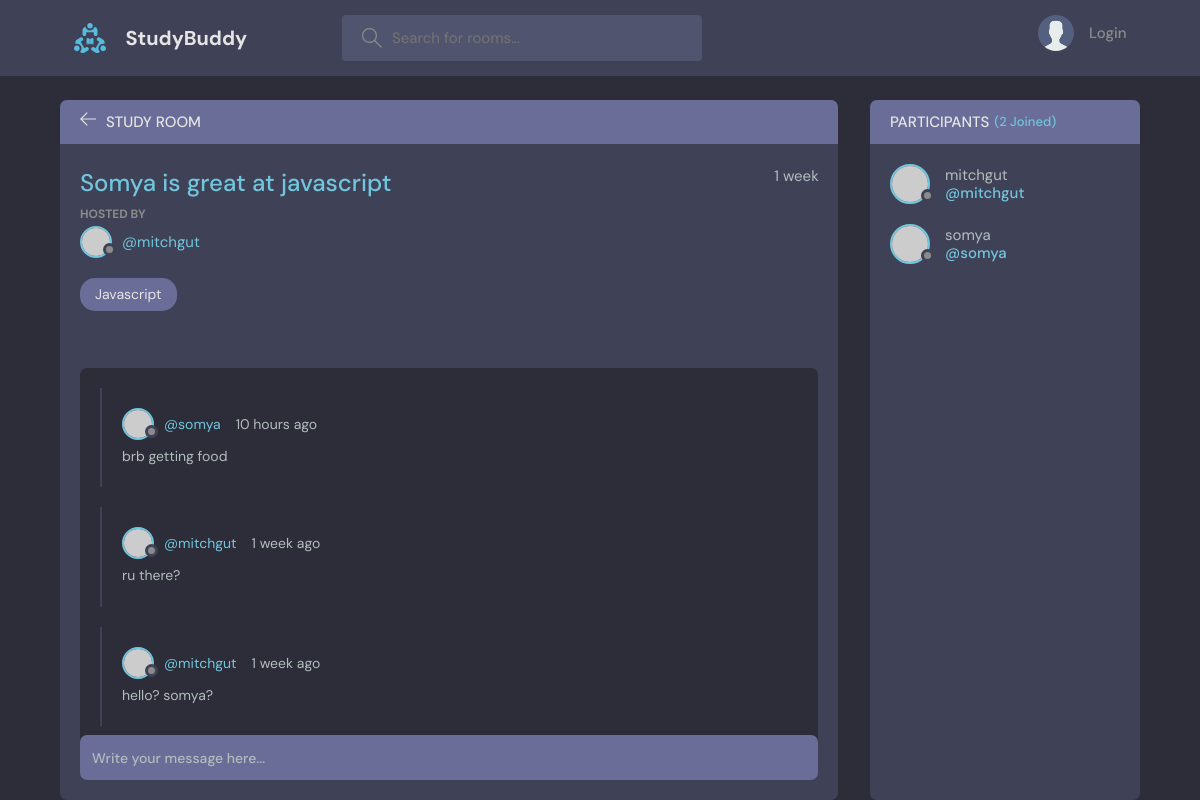
The app's page /room/7 with its own data.
### base/models.py (models this page shows, shortened)
class Room(models.Model):
    host = models.ForeignKey(User, on_delete=models.SET_NULL, null=True)
    topic = models.ForeignKey(Topic, on_delete=models.SET_NULL, null=True)
    name = models.CharField(max_length=200)
    description = models.TextField(null=True, blank=True)
    participants = models.ManyToManyField(User, related_name='participants', blank=True)
    updated = models.DateTimeField(auto_now=True)
    created = models.DateTimeField(auto_now_add=True)
    class Meta:
        ordering =['-updated', '-created']

class Topic(models.Model):
    name = models.CharField(max_length=200)
    def __str__(self):
        return self.name

class Message(models.Model):
    user = models.ForeignKey(User, on_delete=models.CASCADE)
    room = models.ForeignKey(Room, on_delete=models.CASCADE)
    body = models.TextField()
    updated = models.DateTimeField(auto_now=True)
    created = models.DateTimeField(auto_now_add=True)
    class Meta:
        ordering = ['-updated', '-created']

### base/views.py (the view, shortened to what this page needs)
# urls.py: path('room/<str:pk>', views.room, name="room"),
def room(request, pk):
    room = Room.objects.get(id=pk)
    room_messages = room.message_set.all().order_by('-created')
    participants = room.participants.all()
    context = {'room':room, 'room_messages':room_messages, 'participants':participants}
    return render(request, "base/room.html", context)

### base/templates/base/room.html (shortened to what this page needs)
{% extends 'main.html' %}
{% block content %}
    <main class="profile-page layout layout--2">
      <div class="container">
        <div class="room">
          <div class="room__top">
            <div class="room__topLeft">
              <a href="{% url 'home' %}">
                <svg version="1.1" xmlns="http://www.w3.org/2000/svg" width="32" height="32" viewBox="0 0 32 32">
                  <title>arrow-left</title>
                  <path
                    d="M13.723 2.286l-13.723 13.714 13.719 13.714 1.616-1.611-10.96-10.96h27.625v-2.286h-27.625l10.965-10.965-1.616-1.607z"
                  ></path>
                </svg>
              </a>
              <h3>Study Room</h3>
            </div>
          </div>
          <div class="room__box scroll">
            <div class="room__header scroll">
              <div class="room__info">
                <h3>{{room.name}}</h3>
                <span>{{room.created|timesince}}</span>
              </div>
              <div class="room__hosted">
                <p>Hosted By</p>
                <a href="{% url 'user-profile' room.host.id %}" class="room__author">
                  <div class="avatar avatar--small">
                    <img src="https://randomuser.me/api/portraits/men/37.jpg" />
                  </div>
                  <span>@{{room.host.username}}</span>
                </a>
              </div>
              <span class="room__topics">{{room.topic}}</span>
            </div>
            <div class="room__conversation">
              <div class="threads scroll">
                {% for message in room_messages %}
                <div class="thread">
                  <div class="thread__top">
                    <div class="thread__author">
                      <a href="{% url 'user-profile' message.user.id %}" class="thread__authorInfo">
                        <div class="avatar avatar--small">
                          <img src="https://randomuser.me/api/portraits/men/37.jpg" />
                        </div>
                        <span>@{{message.user.username}}</span>
                      </a>
                      <span class="thread__date">{{message.created|timesince}} ago</span>
                    </div>
                  </div>
                  <div class="thread__details">
                    {{message.body}}
                  </div>
                </div>
                {% endfor %}
              </div>
            </div>
          </div>
          <div class="room__message">
            <form action="" method="POST">
              <input name="body" placeholder="Write your message here..." />
            </form>
          </div>
        </div>
        <div class="participants">
          <h3 class="participants__top">Participants <span>({{participants.count}} Joined)</span></h3>
          <div class="participants__list scroll">
            {% for user in participants %}
            <a href="{% url 'user-profile' user.id%}" class="participant">
              <div class="avatar avatar--medium">
                <img src="https://randomuser.me/api/portraits/men/37.jpg" />
              </div>
              <p>
                {{user.username}}
                <span>@{{user.username}}</span>
              </p>
            </a>
            {% endfor %}
          </div>
        </div>
      </div>
    </main>
{% endblock %}

### records on screen
Room: name "Somya is great at javascript", created "1 week", host.username "mitchgut", topic "Javascript"
Message: user.username "somya", created "10 hours", body "brb getting food"
Message: user.username "mitchgut", created "1 week", body "ru there?"
Message: user.username "mitchgut", created "1 week", body "hello? somya?"

### other values on screen
{{ participants.count }} "2"
{{ user.username }} "mitchgut"
{{ user.username }} "somya"
